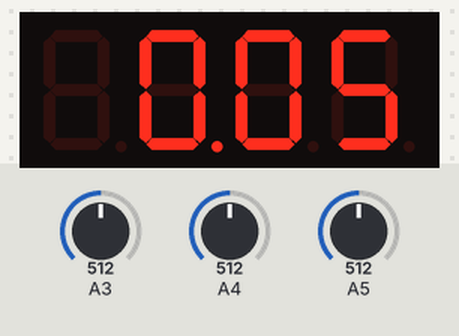
A sketch run on a simulated Arduino Uno, built with avr-gcc and run on an emulated ATmega328P. Shown: 4-digit seven-segment display. Inputs (shaded band) come from the test bench; at power-on: A3 = 512, A4 = 512, A5 = 512.

Above: at 1.2 s.
1.3 s: A3 set to 90
At 1.6 s:
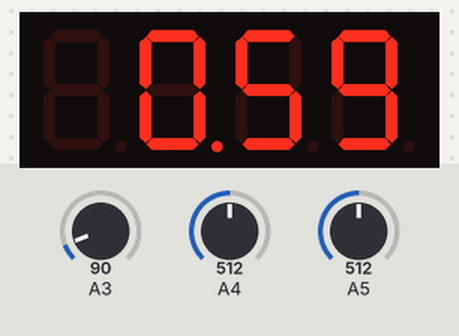
3.0 s: A3 set to 110
4.6 s: A4 set to 90
At 4.9 s:
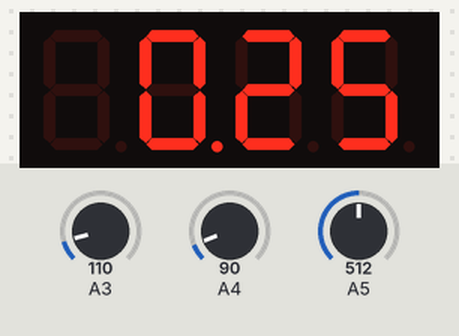
Timing chart, 0 to 7.6 s (numbered marks = the images above; inputs shaded):
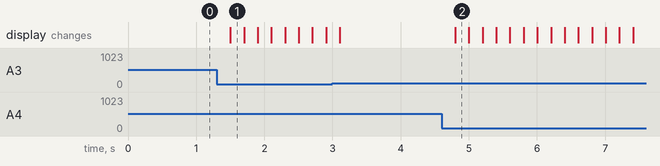

The sketch:

counter.ino
```cpp
#include "SevSeg.h"
SevSeg sevseg;
//int seconds;
unsigned long initial;
unsigned long last;
int initiate;
int start;
int final_count;
int current_count;
int increment;
int decrement;
unsigned long time;
void setup() {
  // put your setup code here, to run once:
 byte numDigits = 4;
  byte digitPins[] = {2, 3, 4, 5};
  byte segmentPins[] = {6, 7, 8, 9, 10, 11, 12, 13};
  bool resistorsOnSegments = false; // 'false' means resistors are on digit pins
  byte hardwareConfig = COMMON_CATHODE; // See README.md for options
  bool updateWithDelays = false; // Default 'false' is Recommended
  bool leadingZeros = false; // Use 'true' if you'd like to keep the leading zeros
  bool disableDecPoint = false; // Use 'true' if your decimal point doesn't exist or isn't connected

  sevseg.begin(hardwareConfig, numDigits, digitPins, segmentPins, resistorsOnSegments, updateWithDelays, leadingZeros, disableDecPoint);
  sevseg.setBrightness(90);
  current_count = 5 ;
  start = 0;
  initiate = 100;
  decrement = 500;

  //sevseg.setNumber(0b0000, 2);
 // sevseg.refreshDisplay(); // Must run repeatedly
  Serial.begin(9600);
}


void loop() {

  increment = analogRead(A4);
  initiate = analogRead(A5);
  decrement = analogRead(A3);

  // delay(200);
  //Serial.println(initiate);
  if (increment < 100){
    if (current_count == 55){
    current_count = 59;
    delay(200);
    }else if (current_count == 59) {
    current_count = 5;
    delay(200);
    }else {
    current_count = current_count + 5 ;
    delay(200);
     }
     }

  else if (decrement < 100){
    if (current_count == 5){
    current_count = 59;
    delay(200);
    }
    else if (current_count == 59){
    current_count = 55;
    delay(200);
    }
    else{
    current_count = current_count - 5 ;
    delay(200);
    }
  }
// Working upto here


  //delay(100);
  //if(initiate){
    //start = 1;
   // delay(200);
  //}
  //Serial.println(start);
 //
  //sevseg.setNumber(0b0000, 2);
  //sevseg.refreshDisplay(); // Must run repeatedly
  else if (initiate < 100 ){
    //count in seconds
    //Serial.println(current_count);
    time = millis();
    initial = time;
    //current_count = 29;
    //Serial.println(initial);
    //seconds = time/1000;
    //test the minutes
    //seconds = time/60000;
    //Serial.println(count);

    while(1){
      delay(1);
      time = millis();
      last = time - initial;
      //Serial.println(last);
      sevseg.setNumber(current_count, 2);
      sevseg.refreshDisplay(); // Must run repeatedly
      if (last >= 1000){
        current_count = current_count - 1;
        sevseg.setNumber(current_count, 2);
        sevseg.refreshDisplay(); // Must run repeatedly
        last = 0;
        initial = millis();
      }
      else if (current_count == 0){
        analogWrite(A0,255);

      }

    }
  }
  // Working here
  // else if (current_count == 0){
  //   //sound the alarm
  //   analogWrite(A0,255);
  // }

  //Serial.println(current_count);
  sevseg.setNumber(current_count, 2);
  sevseg.refreshDisplay(); // Must run repeatedly
  }
//}
```

Measured:
- after the input at 1.3 s, the display: changes after 0.20 s (image 1)
- after the input at 4.6 s, the display: changes after 0.20 s (image 2)
